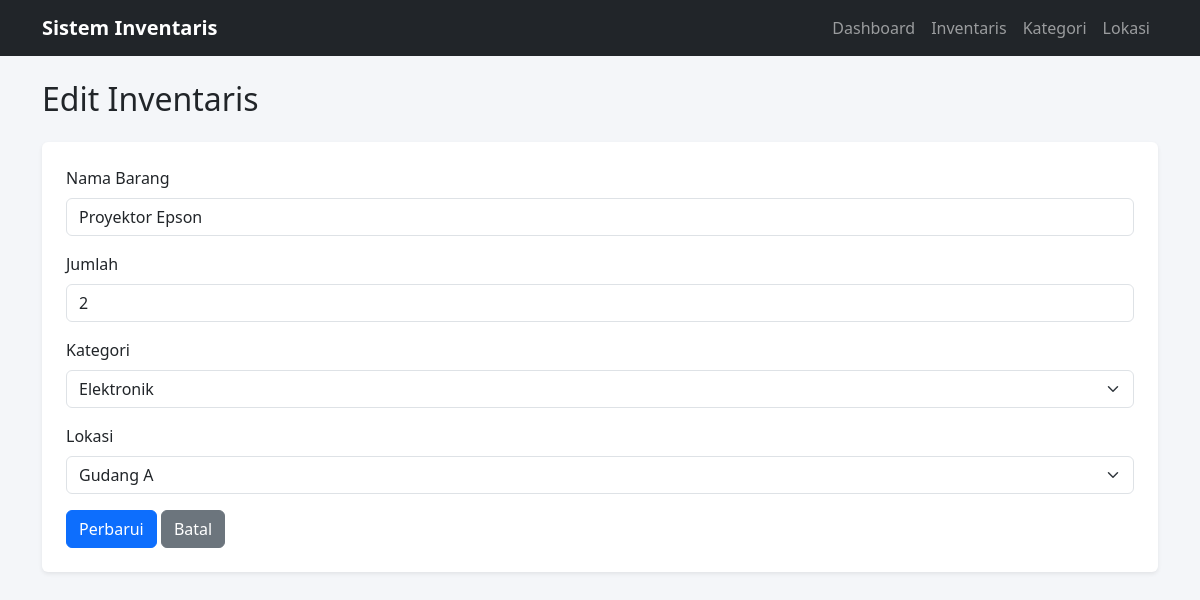
/public/inventories/edit.php?id=2, run on the app's committed database.
### tables this page shows
CREATE TABLE inventories (
    inventory_id INT AUTO_INCREMENT PRIMARY KEY,
    item_name    VARCHAR(150) NOT NULL,
    quantity     INT NOT NULL DEFAULT 0,
    category_id  INT NOT NULL,
    location_id  INT NOT NULL,
    created_at   TIMESTAMP DEFAULT CURRENT_TIMESTAMP,
    CONSTRAINT fk_inventory_category
        FOREIGN KEY (category_id) REFERENCES categories(category_id)
        ON UPDATE CASCADE ON DELETE RESTRICT,
    CONSTRAINT fk_inventory_location
        FOREIGN KEY (location_id) REFERENCES locations(location_id)
        ON UPDATE CASCADE ON DELETE RESTRICT,
    INDEX idx_inventory_category (category_id),
    INDEX idx_inventory_location (location_id)
);

CREATE TABLE categories (
    category_id   INT AUTO_INCREMENT PRIMARY KEY,
    category_name VARCHAR(100) NOT NULL,
    UNIQUE KEY uq_category_name (category_name)
);

CREATE TABLE locations (
    location_id   INT AUTO_INCREMENT PRIMARY KEY,
    location_name VARCHAR(100) NOT NULL,
    UNIQUE KEY uq_location_name (location_name)
);

### public/inventories/edit.php (the view, shortened to what this page needs)
<?php
require_once __DIR__ . '/../../config/database.php';
$id = $_GET['id'] ?? $_POST['inventory_id'] ?? null;
$categories = $pdo->query("SELECT category_id, category_name FROM categories ORDER BY category_name")->fetchAll();
$locations  = $pdo->query("SELECT location_id, location_name FROM locations ORDER BY location_name")->fetchAll();
$stmt = $pdo->prepare("SELECT * FROM inventories WHERE inventory_id = :id");
$stmt->execute([':id' => $id]);
$inventory = $stmt->fetch();
require_once __DIR__ . '/../includes/header.php';
?>
<h2 class="mb-4">Edit Inventaris</h2>
<form action="edit.php?id=<?= (int)$inventory['inventory_id'] ?>" method="POST" class="bg-white p-4 rounded shadow-sm">
    <div class="mb-3">
        <label class="form-label">Nama Barang</label>
        <input type="text" name="item_name" class="form-control"
               value="<?= htmlspecialchars($inventory['item_name']) ?>">
    </div>
    <div class="mb-3">
        <label class="form-label">Jumlah</label>
        <input type="number" name="quantity" class="form-control" min="0"
               value="<?= htmlspecialchars($inventory['quantity']) ?>">
    </div>
    <div class="mb-3">
        <label class="form-label">Kategori</label>
        <select name="category_id" class="form-select">
            <?php foreach ($categories as $cat): ?>
                <option value="<?= (int)$cat['category_id'] ?>"
                    <?= ($inventory['category_id'] == $cat['category_id']) ? 'selected' : '' ?>>
                    <?= htmlspecialchars($cat['category_name']) ?>
                </option>
            <?php endforeach; ?>
        </select>
    </div>
    <div class="mb-3">
        <label class="form-label">Lokasi</label>
        <select name="location_id" class="form-select">
            <?php foreach ($locations as $loc): ?>
                <option value="<?= (int)$loc['location_id'] ?>"
                    <?= ($inventory['location_id'] == $loc['location_id']) ? 'selected' : '' ?>>
                    <?= htmlspecialchars($loc['location_name']) ?>
                </option>
            <?php endforeach; ?>
        </select>
    </div>
    <button type="submit" class="btn btn-primary">Perbarui</button>
    <a href="index.php" class="btn btn-secondary">Batal</a>
</form>
<?php require_once __DIR__ . '/../includes/footer.php'; ?>

### css/style.css (style rules this page uses)
body { background-color: #f4f6f9; }

### data on the page
inventories: item_name "Proyektor Epson", quantity "2", category_id "Elektronik", location_id "Gudang A"
